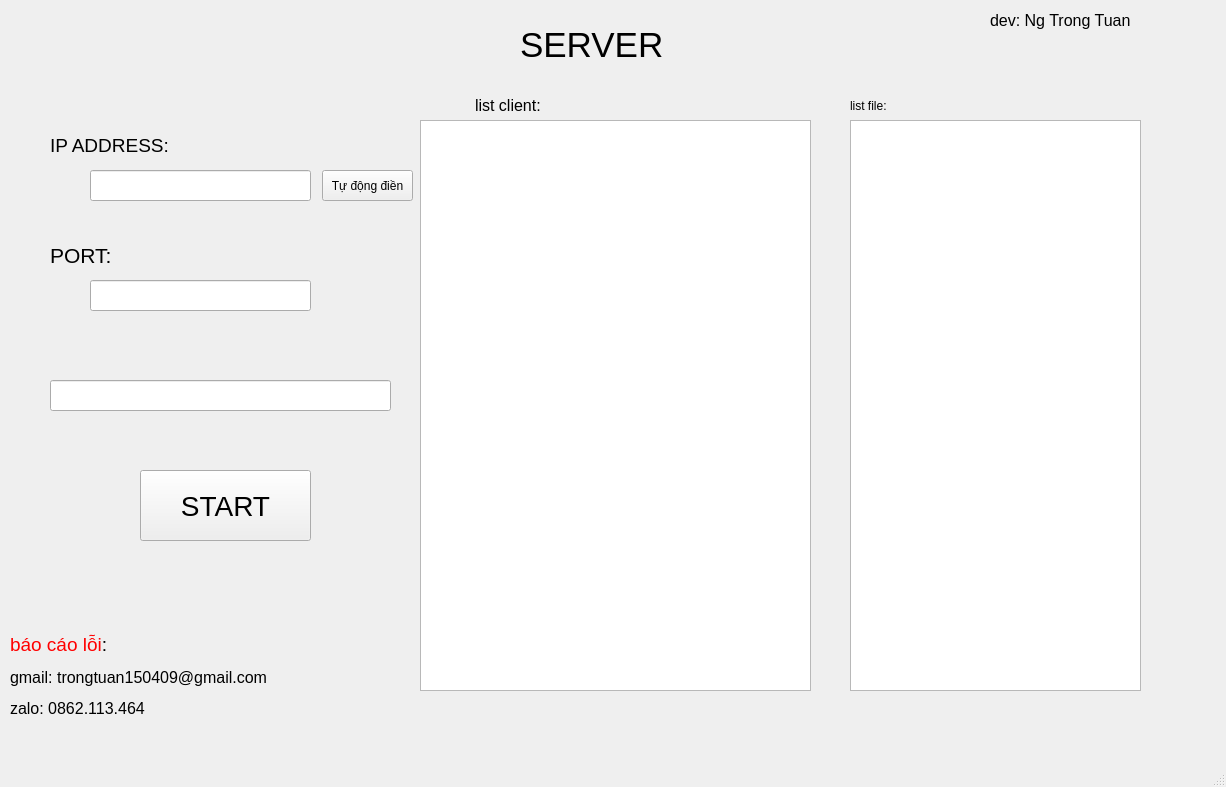
<?xml version="1.0" encoding="UTF-8"?>
<ui version="4.0">
 <class>MainWindow</class>
 <widget class="QMainWindow" name="MainWindow">
  <property name="geometry">
   <rect>
    <x>0</x>
    <y>0</y>
    <width>1226</width>
    <height>787</height>
   </rect>
  </property>
  <property name="windowTitle">
   <string>MainWindow</string>
  </property>
  <property name="styleSheet">
   <string notr="true">#ip_address , #port , #start{font-size: 28px;}
#er_sv , #list_client , #list_file{font-size: 21px;}</string>
  </property>
  <widget class="QWidget" name="centralwidget">
   <widget class="QLabel" name="label">
    <property name="geometry">
     <rect>
      <x>520</x>
      <y>0</y>
      <width>161</width>
      <height>91</height>
     </rect>
    </property>
    <property name="text">
     <string>&lt;html&gt;&lt;head/&gt;&lt;body&gt;&lt;p&gt;&lt;span style=&quot; font-size:26pt;&quot;&gt;SERVER&lt;/span&gt;&lt;/p&gt;&lt;/body&gt;&lt;/html&gt;</string>
    </property>
   </widget>
   <widget class="QPushButton" name="start">
    <property name="geometry">
     <rect>
      <x>140</x>
      <y>470</y>
      <width>171</width>
      <height>71</height>
     </rect>
    </property>
    <property name="text">
     <string>START</string>
    </property>
   </widget>
   <widget class="QLabel" name="label_2">
    <property name="geometry">
     <rect>
      <x>50</x>
      <y>120</y>
      <width>141</width>
      <height>51</height>
     </rect>
    </property>
    <property name="text">
     <string>&lt;html&gt;&lt;head/&gt;&lt;body&gt;&lt;p&gt;&lt;span style=&quot; font-size:14pt;&quot;&gt;IP ADDRESS:&lt;/span&gt;&lt;/p&gt;&lt;/body&gt;&lt;/html&gt;</string>
    </property>
   </widget>
   <widget class="QLabel" name="label_3">
    <property name="geometry">
     <rect>
      <x>50</x>
      <y>230</y>
      <width>141</width>
      <height>51</height>
     </rect>
    </property>
    <property name="text">
     <string>&lt;html&gt;&lt;head/&gt;&lt;body&gt;&lt;p&gt;&lt;span style=&quot; font-size:16pt;&quot;&gt;PORT:&lt;/span&gt;&lt;/p&gt;&lt;/body&gt;&lt;/html&gt;</string>
    </property>
   </widget>
   <widget class="QLineEdit" name="ip_address">
    <property name="geometry">
     <rect>
      <x>90</x>
      <y>170</y>
      <width>221</width>
      <height>31</height>
     </rect>
    </property>
    <property name="text">
     <string/>
    </property>
   </widget>
   <widget class="QLineEdit" name="port">
    <property name="geometry">
     <rect>
      <x>90</x>
      <y>280</y>
      <width>221</width>
      <height>31</height>
     </rect>
    </property>
    <property name="text">
     <string/>
    </property>
   </widget>
   <widget class="QListWidget" name="list_client">
    <property name="geometry">
     <rect>
      <x>420</x>
      <y>120</y>
      <width>391</width>
      <height>571</height>
     </rect>
    </property>
   </widget>
   <widget class="QListWidget" name="list_file">
    <property name="geometry">
     <rect>
      <x>850</x>
      <y>120</y>
      <width>291</width>
      <height>571</height>
     </rect>
    </property>
   </widget>
   <widget class="QLabel" name="label_4">
    <property name="geometry">
     <rect>
      <x>475</x>
      <y>90</y>
      <width>131</width>
      <height>31</height>
     </rect>
    </property>
    <property name="text">
     <string>&lt;html&gt;&lt;head/&gt;&lt;body&gt;&lt;p&gt;&lt;span style=&quot; font-size:12pt;&quot;&gt;list client:&lt;/span&gt;&lt;/p&gt;&lt;/body&gt;&lt;/html&gt;</string>
    </property>
   </widget>
   <widget class="QLabel" name="label_5">
    <property name="geometry">
     <rect>
      <x>850</x>
      <y>90</y>
      <width>131</width>
      <height>31</height>
     </rect>
    </property>
    <property name="text">
     <string>&lt;html&gt;&lt;head/&gt;&lt;body&gt;&lt;p&gt;&lt;span style=&quot; font-size:12pt;&quot;&gt;list file:&lt;/span&gt;&lt;/p&gt;&lt;/body&gt;&lt;/html&gt;</string>
    </property>
   </widget>
   <widget class="QLabel" name="label_6">
    <property name="geometry">
     <rect>
      <x>990</x>
      <y>0</y>
      <width>231</width>
      <height>41</height>
     </rect>
    </property>
    <property name="text">
     <string>&lt;html&gt;&lt;head/&gt;&lt;body&gt;&lt;p&gt;&lt;span style=&quot; font-size:12pt;&quot;&gt;dev: Ng Trong Tuan&lt;/span&gt;&lt;/p&gt;&lt;/body&gt;&lt;/html&gt;</string>
    </property>
   </widget>
   <widget class="QLabel" name="label_7">
    <property name="geometry">
     <rect>
      <x>10</x>
      <y>620</y>
      <width>331</width>
      <height>111</height>
     </rect>
    </property>
    <property name="text">
     <string>&lt;html&gt;&lt;head/&gt;&lt;body&gt;&lt;p&gt;&lt;span style=&quot; font-size:14pt; color:#ff0000;&quot;&gt;báo cáo lỗi&lt;/span&gt;&lt;span style=&quot; font-size:14pt;&quot;&gt;: &lt;/span&gt;&lt;/p&gt;&lt;p&gt;&lt;span style=&quot; font-size:12pt;&quot;&gt;gmail: trongtuan150409@gmail.com&lt;/span&gt;&lt;/p&gt;&lt;p&gt;&lt;span style=&quot; font-size:12pt;&quot;&gt;zalo: 0862.113.464&lt;/span&gt;&lt;/p&gt;&lt;/body&gt;&lt;/html&gt;</string>
    </property>
   </widget>
   <widget class="QLineEdit" name="abc">
    <property name="geometry">
     <rect>
      <x>50</x>
      <y>380</y>
      <width>341</width>
      <height>31</height>
     </rect>
    </property>
    <property name="text">
     <string/>
    </property>
   </widget>
   <widget class="QPushButton" name="auto_2">
    <property name="geometry">
     <rect>
      <x>322</x>
      <y>170</y>
      <width>91</width>
      <height>31</height>
     </rect>
    </property>
    <property name="text">
     <string>Tự động điền</string>
    </property>
   </widget>
  </widget>
  <widget class="QMenuBar" name="menubar">
   <property name="geometry">
    <rect>
     <x>0</x>
     <y>0</y>
     <width>1226</width>
     <height>26</height>
    </rect>
   </property>
  </widget>
  <widget class="QStatusBar" name="statusbar"/>
 </widget>
 <resources/>
 <connections/>
</ui>
